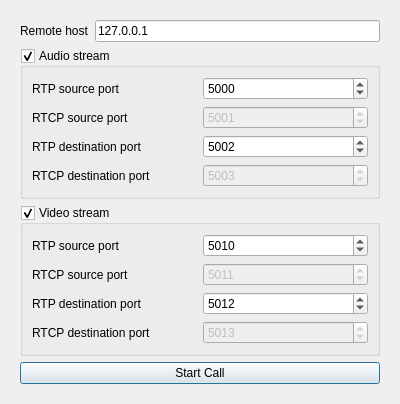
<?xml version="1.0" encoding="UTF-8"?>
<ui version="4.0">
 <class>VoipExample</class>
 <widget class="QDialog" name="VoipExample">
  <property name="geometry">
   <rect>
    <x>0</x>
    <y>0</y>
    <width>400</width>
    <height>359</height>
   </rect>
  </property>
  <property name="windowTitle">
   <string>QtGStreamer VoIP example</string>
  </property>
  <layout class="QHBoxLayout" name="horizontalLayout_2">
   <item>
    <widget class="QStackedWidget" name="stackedWidget">
     <property name="currentIndex">
      <number>0</number>
     </property>
     <widget class="QWidget" name="page">
      <layout class="QVBoxLayout" name="verticalLayout">
       <item>
        <layout class="QHBoxLayout" name="horizontalLayout">
         <item>
          <widget class="QLabel" name="label_7">
           <property name="text">
            <string>Remote host</string>
           </property>
          </widget>
         </item>
         <item>
          <widget class="QLineEdit" name="remoteHostLineEdit">
           <property name="text">
            <string>127.0.0.1</string>
           </property>
          </widget>
         </item>
        </layout>
       </item>
       <item>
        <widget class="QGroupBox" name="audioGroupBox">
         <property name="title">
          <string>Audio stream</string>
         </property>
         <property name="checkable">
          <bool>true</bool>
         </property>
         <layout class="QGridLayout" name="gridLayout">
          <item row="0" column="0">
           <widget class="QLabel" name="label">
            <property name="text">
             <string>RTP source port</string>
            </property>
           </widget>
          </item>
          <item row="0" column="1">
           <widget class="QSpinBox" name="audioRtpSrcSpinBox">
            <property name="minimum">
             <number>1</number>
            </property>
            <property name="maximum">
             <number>65535</number>
            </property>
            <property name="singleStep">
             <number>2</number>
            </property>
            <property name="value">
             <number>5000</number>
            </property>
           </widget>
          </item>
          <item row="1" column="0">
           <widget class="QLabel" name="label_2">
            <property name="text">
             <string>RTCP source port</string>
            </property>
           </widget>
          </item>
          <item row="1" column="1">
           <widget class="QSpinBox" name="audioRtcpSrcSpinBox">
            <property name="enabled">
             <bool>false</bool>
            </property>
            <property name="minimum">
             <number>1</number>
            </property>
            <property name="maximum">
             <number>65535</number>
            </property>
            <property name="singleStep">
             <number>2</number>
            </property>
            <property name="value">
             <number>5001</number>
            </property>
           </widget>
          </item>
          <item row="2" column="0">
           <widget class="QLabel" name="label_3">
            <property name="text">
             <string>RTP destination port</string>
            </property>
           </widget>
          </item>
          <item row="2" column="1">
           <widget class="QSpinBox" name="audioRtpDestSpinBox">
            <property name="minimum">
             <number>1</number>
            </property>
            <property name="maximum">
             <number>65535</number>
            </property>
            <property name="singleStep">
             <number>2</number>
            </property>
            <property name="value">
             <number>5002</number>
            </property>
           </widget>
          </item>
          <item row="3" column="0">
           <widget class="QLabel" name="label_8">
            <property name="text">
             <string>RTCP destination port</string>
            </property>
           </widget>
          </item>
          <item row="3" column="1">
           <widget class="QSpinBox" name="audioRtcpDestSpinBox">
            <property name="enabled">
             <bool>false</bool>
            </property>
            <property name="minimum">
             <number>1</number>
            </property>
            <property name="maximum">
             <number>65535</number>
            </property>
            <property name="singleStep">
             <number>2</number>
            </property>
            <property name="value">
             <number>5003</number>
            </property>
           </widget>
          </item>
         </layout>
        </widget>
       </item>
       <item>
        <widget class="QGroupBox" name="videoGroupBox">
         <property name="title">
          <string>Video stream</string>
         </property>
         <property name="checkable">
          <bool>true</bool>
         </property>
         <layout class="QGridLayout" name="gridLayout_2">
          <item row="0" column="0">
           <widget class="QLabel" name="label_5">
            <property name="text">
             <string>RTP source port</string>
            </property>
           </widget>
          </item>
          <item row="0" column="1">
           <widget class="QSpinBox" name="videoRtpSrcSpinBox">
            <property name="minimum">
             <number>1</number>
            </property>
            <property name="maximum">
             <number>65535</number>
            </property>
            <property name="singleStep">
             <number>2</number>
            </property>
            <property name="value">
             <number>5010</number>
            </property>
           </widget>
          </item>
          <item row="1" column="0">
           <widget class="QLabel" name="label_6">
            <property name="text">
             <string>RTCP source port</string>
            </property>
           </widget>
          </item>
          <item row="1" column="1">
           <widget class="QSpinBox" name="videoRtcpSrcSpinBox">
            <property name="enabled">
             <bool>false</bool>
            </property>
            <property name="minimum">
             <number>1</number>
            </property>
            <property name="maximum">
             <number>65535</number>
            </property>
            <property name="singleStep">
             <number>2</number>
            </property>
            <property name="value">
             <number>5011</number>
            </property>
           </widget>
          </item>
          <item row="2" column="0">
           <widget class="QLabel" name="label_4">
            <property name="text">
             <string>RTP destination port</string>
            </property>
           </widget>
          </item>
          <item row="2" column="1">
           <widget class="QSpinBox" name="videoRtpDestSpinBox">
            <property name="minimum">
             <number>1</number>
            </property>
            <property name="maximum">
             <number>65535</number>
            </property>
            <property name="singleStep">
             <number>2</number>
            </property>
            <property name="value">
             <number>5012</number>
            </property>
           </widget>
          </item>
          <item row="3" column="0">
           <widget class="QLabel" name="label_9">
            <property name="text">
             <string>RTCP destination port</string>
            </property>
           </widget>
          </item>
          <item row="3" column="1">
           <widget class="QSpinBox" name="videoRtcpDestSpinBox">
            <property name="enabled">
             <bool>false</bool>
            </property>
            <property name="minimum">
             <number>1</number>
            </property>
            <property name="maximum">
             <number>65535</number>
            </property>
            <property name="singleStep">
             <number>2</number>
            </property>
            <property name="value">
             <number>5013</number>
            </property>
           </widget>
          </item>
         </layout>
        </widget>
       </item>
       <item>
        <widget class="QPushButton" name="startCallButton">
         <property name="text">
          <string>Start Call</string>
         </property>
        </widget>
       </item>
      </layout>
     </widget>
     <widget class="QWidget" name="page_2">
      <layout class="QVBoxLayout" name="verticalLayout_2">
       <item>
        <widget class="QGst::Ui::VideoWidget" name="videoWidget" native="true"/>
       </item>
       <item>
        <widget class="QPushButton" name="endCallButton">
         <property name="text">
          <string>End Call</string>
         </property>
        </widget>
       </item>
      </layout>
     </widget>
    </widget>
   </item>
  </layout>
 </widget>
 <customwidgets>
  <customwidget>
   <class>QGst::Ui::VideoWidget</class>
   <extends>QWidget</extends>
   <header location="global">QGst/Ui/VideoWidget</header>
   <container>1</container>
  </customwidget>
 </customwidgets>
 <resources/>
 <connections/>
</ui>
